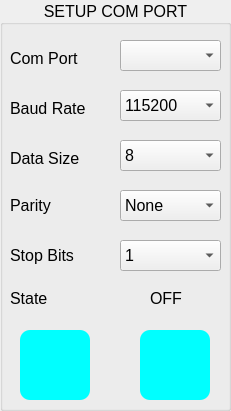
     <widget class="QGroupBox" name="groupBox_control_2">
      <property name="geometry">
       <rect>
        <x>10</x>
        <y>0</y>
        <width>231</width>
        <height>411</height>
       </rect>
      </property>
      <property name="font">
       <font>
        <pointsize>12</pointsize>
        <weight>50</weight>
        <bold>false</bold>
       </font>
      </property>
      <property name="title">
       <string>SETUP COM PORT</string>
      </property>
      <property name="alignment">
       <set>Qt::AlignCenter</set>
      </property>
      <widget class="QPushButton" name="pushButton_connect">
       <property name="geometry">
        <rect>
         <x>20</x>
         <y>330</y>
         <width>70</width>
         <height>70</height>
        </rect>
       </property>
       <property name="font">
        <font>
         <pointsize>12</pointsize>
         <weight>50</weight>
         <bold>false</bold>
        </font>
       </property>
       <property name="styleSheet">
        <string notr="true">QPushButton{
border-radius: 10px;
background-color: #00ffff;
}

QPushButton:pressed {
    padding-top: 5px;
    padding-left: 5px;
}
</string>
       </property>
       <property name="text">
        <string/>
       </property>
       <property name="icon">
        <iconset>
         <normaloff>../Icon/Connect.png</normaloff>../Icon/Connect.png</iconset>
       </property>
       <property name="iconSize">
        <size>
         <width>70</width>
         <height>70</height>
        </size>
       </property>
       <property name="autoDefault">
        <bool>false</bool>
       </property>
       <property name="default">
        <bool>false</bool>
       </property>
       <property name="flat">
        <bool>false</bool>
       </property>
      </widget>
      <widget class="QPushButton" name="pushButton_disconnect">
       <property name="geometry">
        <rect>
         <x>140</x>
         <y>330</y>
         <width>70</width>
         <height>70</height>
        </rect>
       </property>
       <property name="font">
        <font>
         <pointsize>12</pointsize>
         <weight>50</weight>
         <bold>false</bold>
        </font>
       </property>
       <property name="styleSheet">
        <string notr="true">QPushButton{
border-radius: 10px;
background-color: #00ffff;
}

QPushButton:pressed {
    padding-top: 5px;
    padding-left: 5px;
}
</string>
       </property>
       <property name="text">
        <string/>
       </property>
       <property name="icon">
        <iconset>
         <normaloff>../Icon/Disconnet.png</normaloff>../Icon/Disconnet.png</iconset>
       </property>
       <property name="iconSize">
        <size>
         <width>70</width>
         <height>70</height>
        </size>
       </property>
       <property name="flat">
        <bool>false</bool>
       </property>
      </widget>
      <widget class="QLabel" name="label_15">
       <property name="geometry">
        <rect>
         <x>10</x>
         <y>50</y>
         <width>101</width>
         <height>16</height>
        </rect>
       </property>
       <property name="font">
        <font>
         <pointsize>12</pointsize>
        </font>
       </property>
       <property name="text">
        <string>Com Port</string>
       </property>
      </widget>
      <widget class="QComboBox" name="comboBox_comPort">
       <property name="geometry">
        <rect>
         <x>120</x>
         <y>40</y>
         <width>101</width>
         <height>31</height>
        </rect>
       </property>
       <property name="font">
        <font>
         <pointsize>12</pointsize>
        </font>
       </property>
       <property name="styleSheet">
        <string notr="true"/>
       </property>
      </widget>
      <widget class="QLabel" name="label_16">
       <property name="geometry">
        <rect>
         <x>10</x>
         <y>100</y>
         <width>101</width>
         <height>16</height>
        </rect>
       </property>
       <property name="font">
        <font>
         <pointsize>12</pointsize>
        </font>
       </property>
       <property name="text">
        <string>Baud Rate</string>
       </property>
      </widget>
      <widget class="QComboBox" name="comboBox_baudRate">
       <property name="geometry">
        <rect>
         <x>120</x>
         <y>90</y>
         <width>101</width>
         <height>31</height>
        </rect>
       </property>
       <property name="font">
        <font>
         <pointsize>12</pointsize>
        </font>
       </property>
       <property name="styleSheet">
        <string notr="true"/>
       </property>
       <property name="editable">
        <bool>false</bool>
       </property>
       <item>
        <property name="text">
         <string>115200</string>
        </property>
       </item>
       <item>
        <property name="text">
         <string>19200</string>
        </property>
       </item>
       <item>
        <property name="text">
         <string>14400 </string>
        </property>
       </item>
       <item>
        <property name="text">
         <string>9600</string>
        </property>
       </item>
       <item>
        <property name="text">
         <string>4800 </string>
        </property>
       </item>
       <item>
        <property name="text">
         <string/>
        </property>
       </item>
      </widget>
      <widget class="QLabel" name="label_17">
       <property name="geometry">
        <rect>
         <x>10</x>
         <y>290</y>
         <width>101</width>
         <height>16</height>
        </rect>
       </property>
       <property name="font">
        <font>
         <pointsize>12</pointsize>
        </font>
       </property>
       <property name="text">
        <string>State</string>
       </property>
      </widget>
      <widget class="QLabel" name="label_state">
       <property name="geometry">
        <rect>
         <x>150</x>
         <y>290</y>
         <width>51</width>
         <height>16</height>
        </rect>
       </property>
       <property name="font">
        <font>
         <pointsize>12</pointsize>
         <weight>50</weight>
         <bold>false</bold>
        </font>
       </property>
       <property name="text">
        <string>OFF</string>
       </property>
      </widget>
      <widget class="QComboBox" name="comboBox_dataBits">
       <property name="geometry">
        <rect>
         <x>120</x>
         <y>140</y>
         <width>101</width>
         <height>31</height>
        </rect>
       </property>
       <property name="font">
        <font>
         <pointsize>12</pointsize>
        </font>
       </property>
       <property name="editable">
        <bool>false</bool>
       </property>
       <item>
        <property name="text">
         <string>8</string>
        </property>
       </item>
       <item>
        <property name="text">
         <string>7</string>
        </property>
       </item>
       <item>
        <property name="text">
         <string>6</string>
        </property>
       </item>
       <item>
        <property name="text">
         <string>5</string>
        </property>
       </item>
      </widget>
      <widget class="QLabel" name="label_18">
       <property name="geometry">
        <rect>
         <x>10</x>
         <y>150</y>
         <width>101</width>
         <height>16</height>
        </rect>
       </property>
       <property name="font">
        <font>
         <pointsize>12</pointsize>
        </font>
       </property>
       <property name="text">
        <string>Data Size</string>
       </property>
      </widget>
      <widget class="QLabel" name="label_29">
       <property name="geometry">
        <rect>
         <x>10</x>
         <y>190</y>
         <width>101</width>
         <height>31</height>
        </rect>
       </property>
       <property name="font">
        <font>
         <pointsize>12</pointsize>
        </font>
       </property>
       <property name="text">
        <string>Parity</string>
       </property>
      </widget>
      <widget class="QComboBox" name="comboBox_parity">
       <property name="geometry">
        <rect>
         <x>120</x>
         <y>190</y>
         <width>101</width>
         <height>31</height>
        </rect>
       </property>
       <property name="font">
        <font>
         <pointsize>12</pointsize>
        </font>
       </property>
       <property name="editable">
        <bool>false</bool>
       </property>
       <item>
        <property name="text">
         <string>None</string>
        </property>
       </item>
       <item>
        <property name="text">
         <string>Even</string>
        </property>
       </item>
       <item>
        <property name="text">
         <string>Odd</string>
        </property>
       </item>
      </widget>
      <widget class="QLabel" name="label_30">
       <property name="geometry">
        <rect>
         <x>10</x>
         <y>240</y>
         <width>101</width>
         <height>31</height>
        </rect>
       </property>
       <property name="font">
        <font>
         <pointsize>12</pointsize>
        </font>
       </property>
       <property name="text">
        <string>Stop Bits</string>
       </property>
      </widget>
      <widget class="QComboBox" name="comboBox_stopBits">
       <property name="geometry">
        <rect>
         <x>120</x>
         <y>240</y>
         <width>101</width>
         <height>31</height>
        </rect>
       </property>
       <property name="font">
        <font>
         <pointsize>12</pointsize>
        </font>
       </property>
       <property name="editable">
        <bool>false</bool>
       </property>
       <item>
        <property name="text">
         <string>1</string>
        </property>
       </item>
       <item>
        <property name="text">
         <string>1.5</string>
        </property>
       </item>
       <item>
        <property name="text">
         <string>2</string>
        </property>
       </item>
      </widget>
     </widget>
